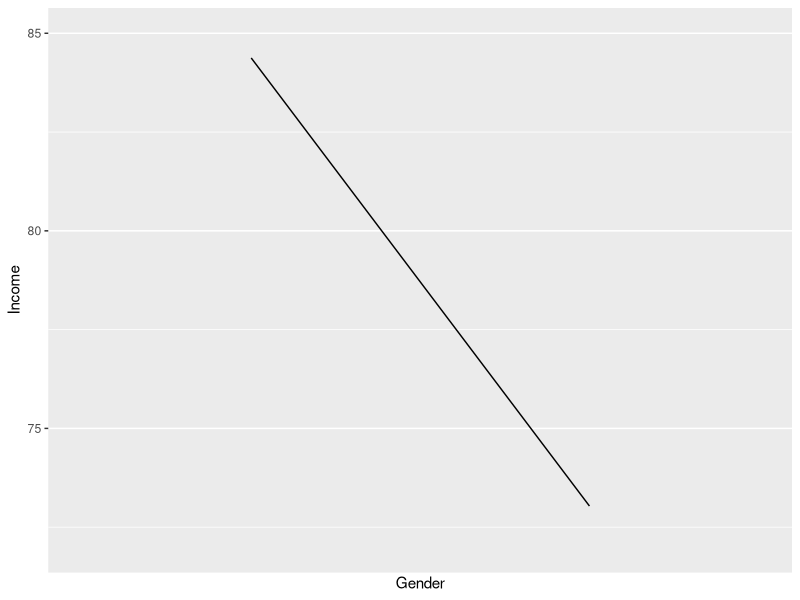
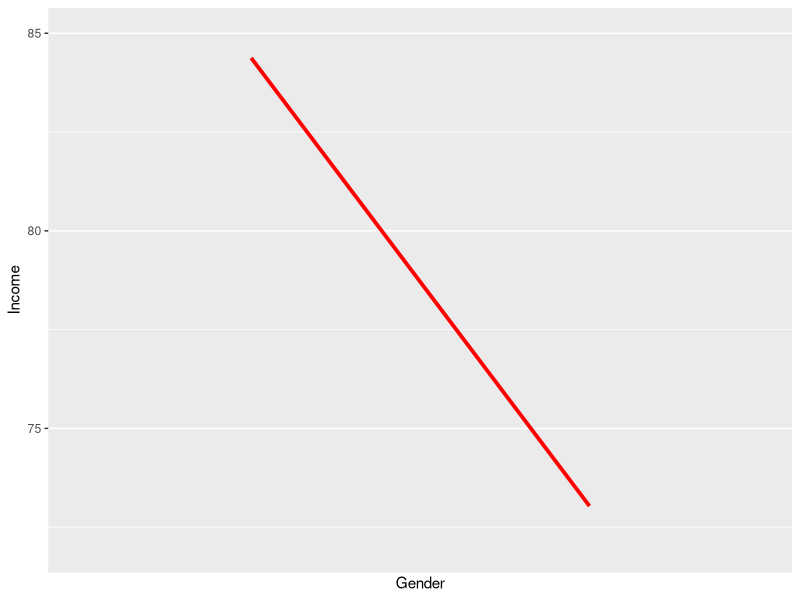
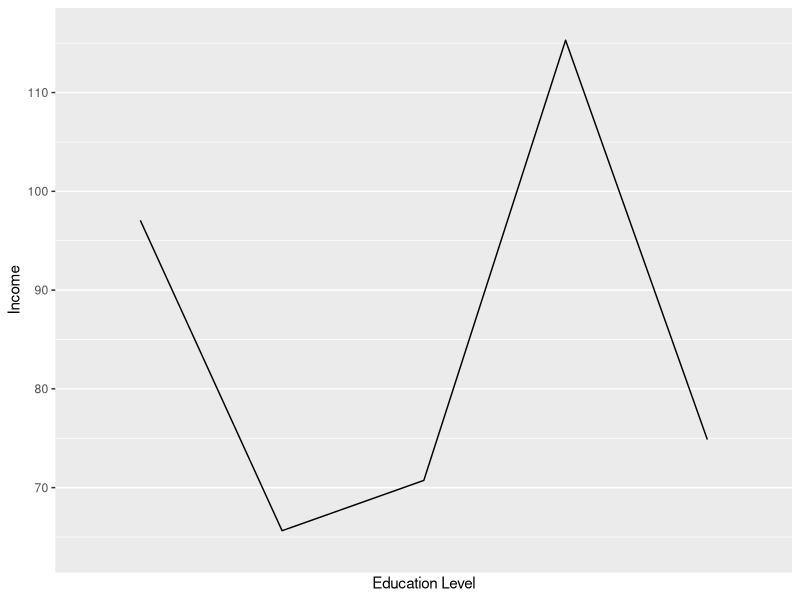
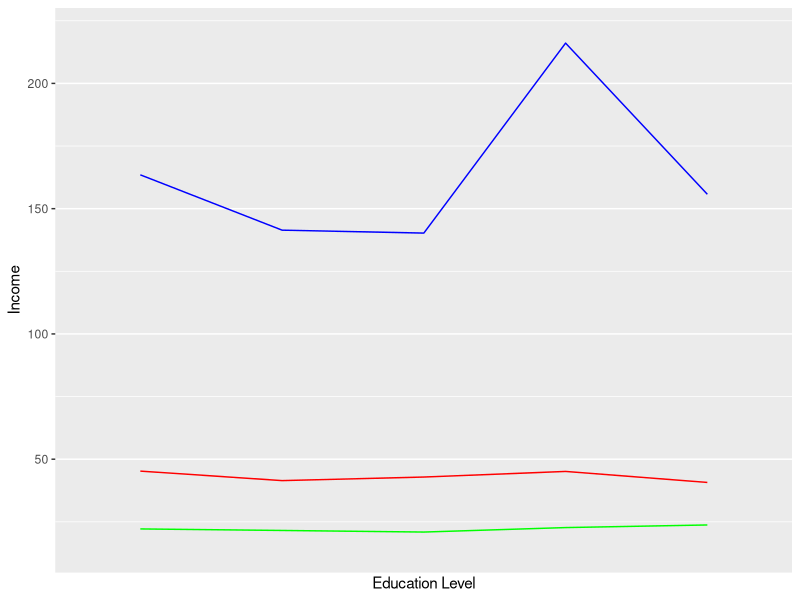
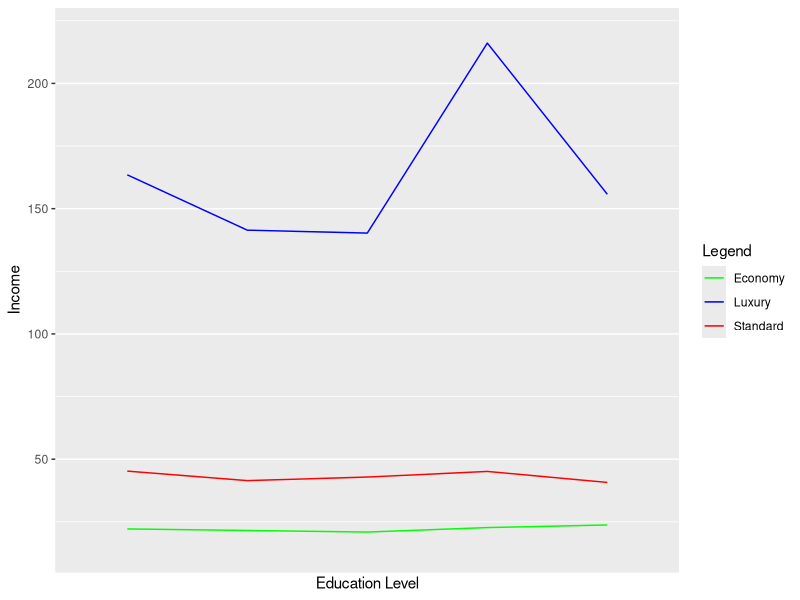

Recreate these plots in R, in order.
demo <- read.csv("demographics.csv")

head(demo)

# View(demo)

##########
### how to build mean plot charts with ggplot2
##########

### we will create a mean plot representing the average income
### for each gender category

### load the package

require(ggplot2)

### create the dataframe with the means of the gender groups

aggdata <- aggregate(demo$income, by=list(demo$gender), FUN=mean)

head(aggdata)

# View(aggdata)

### draw the plot
### the x axis is defined as discrete, with convenient labels

ggplot()+geom_line(data=aggdata, aes(x=(1:2), y=aggdata$x))+
  scale_x_discrete(name="Gender", labels=c("Female", "Male"))+
  scale_y_continuous(name="Income", limits=c(72, 85))

### change line color and thickness

ggplot()+geom_line(data=aggdata, aes(x=(1:2), y=aggdata$x), color="red", size=1.3)+
  scale_x_discrete(name="Gender", labels=c("Female", "Male"))+
  scale_y_continuous(name="Income", limits=c(72, 85))

##########

### build the chart with a polytomous factor
### (we'll get a broken line)

### the factor will be education level (educ)

aggdata <- aggregate(demo$income, by=list(demo$educ), FUN=mean)

# View(aggdata)


ggplot()+geom_line(data=aggdata, aes(x=(1:5), y=aggdata$x))+
  scale_x_discrete(name="Education Level", labels=c("College degree", "Did not complete high school", "High school degree", "Post-undergraduate degree", "Some college"))+
  scale_y_continuous(name="Income", limits=c(64, 116))

##############

### build a grouped mean plot
### the grouping variable will be the car category (carcat)

## create three data frames for the economy, standard and luxury cars

demo_ec <- demo[demo$carcat=="Economy",]

demo_st <- demo[demo$carcat=="Standard",]

demo_lu <- demo[demo$carcat=="Luxury",]

# compute the mean income for each education level and for each data frame (car category)

agg_ec <- aggregate(demo_ec$income, by=list(demo_ec$educ), FUN=mean)

agg_st <- aggregate(demo_st$income, by=list(demo_st$educ), FUN=mean)

agg_lu <- aggregate(demo_lu$income, by=list(demo_lu$educ), FUN=mean)

# View(agg_ec)

# View(agg_st)

# View(agg_lu)

## plot the three lines on the same graph

ggplot()+
  geom_line(data=agg_ec, aes(x=(1:5), y=agg_ec$x), color="green")+
  geom_line(data=agg_st, aes(x=(1:5), y=agg_st$x), color="red")+
  geom_line(data=agg_lu, aes(x=(1:5), y=agg_lu$x), color="blue")+
  scale_x_discrete(name="Education Level", labels=c("College degree", "Did not complete high school", "High school degree", "Post-undergraduate degree", "Some college"))+
  scale_y_continuous(name="Income", limits=c(15, 220))


## add legend

lgd <- scale_color_manual(name="Legend", values=c(Economy="green", Standard="red", Luxury="blue"))

ggplot()+
  geom_line(data=agg_ec, aes(x=(1:5), y=agg_ec$x, color="Economy"))+
  geom_line(data=agg_st, aes(x=(1:5), y=agg_st$x, color="Standard"))+
  geom_line(data=agg_lu, aes(x=(1:5), y=agg_lu$x, color="Luxury"))+
  scale_x_discrete(name="Education Level", labels=c("College degree", "Did not complete high school", "High school degree", "Post-undergraduate degree", "Some college"))+
  scale_y_continuous(name="Income", limits=c(15, 220))+lgd

### N.B. in the code above, the color argument is found in the aesthetics section


